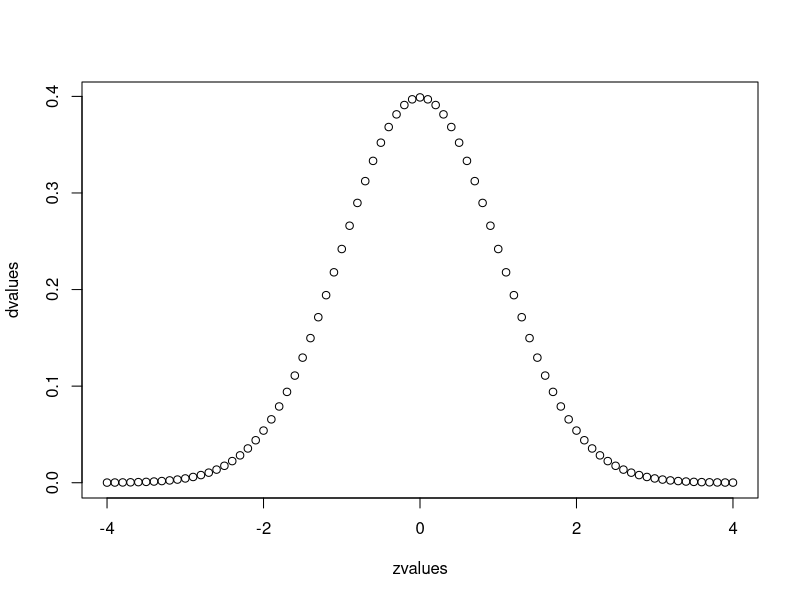

This chart was generated by the following R code:
# rnorm
x <- rnorm(10000)
mean(x)
sd(x)

y <- rnorm(100, mean = 100, sd = 3)
mean(y)
sd(y)

# pnorm

# At z = 0 the value of probability is 0.5
pnorm(0)
pnorm(-1.96)
pnorm(-1.64)


# qnorm
qnorm(0.5)
qnorm(0.0249979)

# dnorm
# Y axis value for z = 0
dnorm(0)

# Lets use dnorm to draw the normal distribution
zvalues <- seq(-4.0, 4.0, by = 0.1)
zvalues
dvalues <- dnorm(zvalues)
dvalues

plot(zvalues, dvalues)
